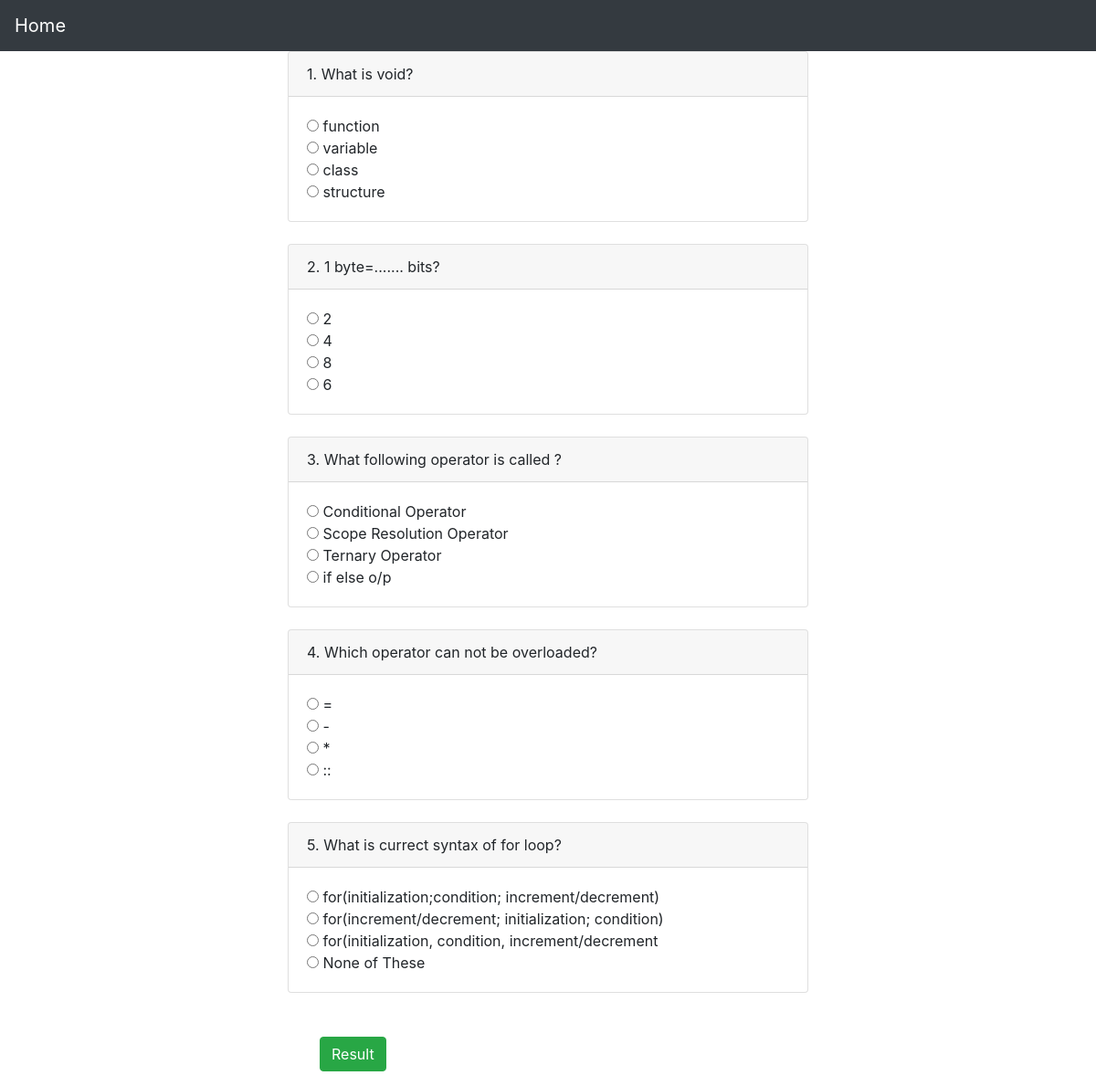
The app's page /advancec with its own data.
### projectApp/models.py (models this page shows)
class C(models.Model):
    question = models.CharField(max_length = 250)
    optiona = models.CharField(max_length = 100)
    optionb = models.CharField(max_length = 100)
    optionc = models.CharField(max_length = 100)
    optiond = models.CharField(max_length = 100)
    answer = models.CharField(max_length = 100)
    def __str__(self):
        return self.question

### projectApp/views.py (the view)
# urls.py: path('advancec',views.advancec),
def advancec(request):
    ques = C.objects.all()
    print(ques)
    return render(request,'advanceCquestion.html',{'ques':ques})

### templates/advanceCquestion.html (shortened to what this page needs)
<html>
<head>
	<link rel="stylesheet" href="https://stackpath.bootstrapcdn.com/bootstrap/4.3.1/css/bootstrap.min.css">
</head>
<body>
<nav class="navbar navbar-expand-lg navbar-dark bg-dark" style="overflow:show;position: fixed;top: 0;width: 100%;z-index:1000";>
                <a class="navbar-brand" href="{% url 'category' %}">Home</a>
          </nav>
     <div class="container col-6">
    <div class="timer">
           <h1> <time id="countdown"style="position: fixed; right:20px;"></time></h1>
        </div>
        </div>
            <div class="container col-6"> <br> <br>
        <form action="cResult" method="post" name="question">
  {% for que in ques %}
  <div class="card">
  <div class="card-header">
  {{ forloop.counter }}. {{ que.question }}
  </div>
  <div class="card-body">
      <input type="radio" name="{{ que.id }}" value="{{ que.optiona }}">
      {{ que.optiona }} <br>
      <input type="radio" name="{{ que.id }}" value="{{ que.optionb }}">
      {{ que.optionb }} <br>
      <input type="radio" name="{{ que.id }}" value="{{ que.optionc }}">
      {{ que.optionc }} <br>
      <input class="form_control" type="radio" name="{{ que.id }}" value="{{ que.optiond }}">
      {{ que.optiond }}
  </div>
</div><br>
  {% endfor %}
  <br>
  <div class="row">
    <div class="col-md-1">
    </div>
    <div class="col-xs-2">
      <button type="submit" class="btn btn-block btn-success btn-md">Result</button>
    </div>
  </div>
</form>
</div>
  </body>
</html>

### records on screen
C: question "What is void?", optiona "function", optionb "variable", optionc "class", optiond "structure"
C: question "1 byte=....... bits?", optiona "2", optionb "4", optionc "8", optiond "6"
C: question "What following operator is called ?", optiona "Conditional Operator", optionb "Scope Resolution Operator", optionc "Ternary Operator", optiond "if else o/p"
C: question "Which operator can not be overloaded?", optiona "=", optionb "-", optionc "*", optiond "::"
C: question "What is currect syntax of for loop?", optiona "for(initialization;condition; increment/decrement)", optionb "for(increment/decrement; initialization; condition)", optionc "for(initialization, condition, increment/decrement", optiond "None of These"
